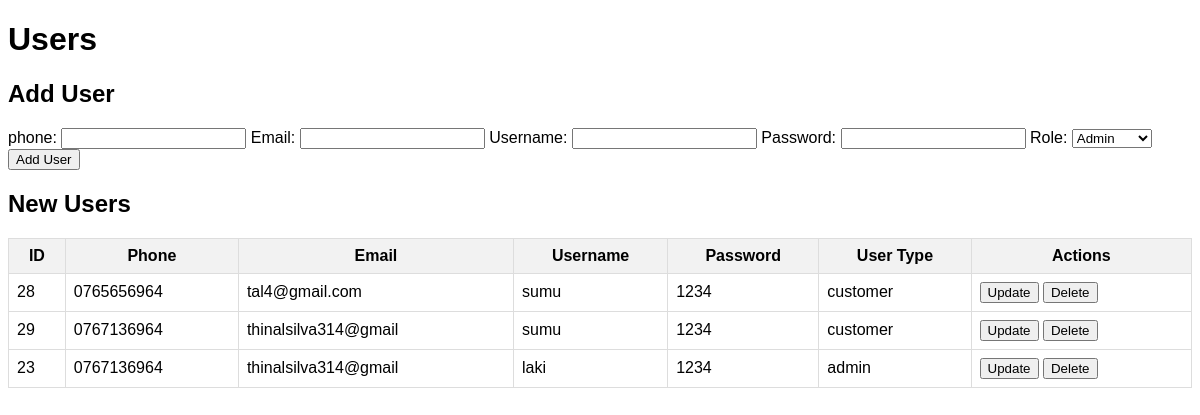
/Admin/user.php, run on the app's committed database.
### tables this page shows
CREATE TABLE IF NOT EXISTS `users` (
  `id` int NOT NULL AUTO_INCREMENT,
  `phone` varchar(15) NOT NULL,
  `email` varchar(20) NOT NULL,
  `username` varchar(10) NOT NULL,
  `password` varchar(12) NOT NULL,
  `role` enum('admin','customer','staff','') NOT NULL,
  PRIMARY KEY (`id`)
);

### Admin/user.php (the view, shortened to what this page needs)
<?php
$conn = mysqli_connect("localhost", "root", "", "the_gallery_cafe");
$result = mysqli_query($conn, "SELECT * FROM users");
?>
<!DOCTYPE html>
<html lang="en">
<head>
</head>
<body>
    <h1>Users</h1>
    <h2>Add User</h2>
    <form method="POST">
        <label for="phone">phone:</label>
        <input type="tel" name="phone" required>
        <label for="email">Email:</label>
        <input type="email" name="email" required>
        <label for="username">Username:</label>
        <input type="text" name="username" required>
        <label for="password">Password:</label>
        <input type="password" name="password" required>
        <label for="role">Role:</label>
        <select id="role" name="role" required>
            <option value="admin">Admin</option>
        </select>
        <button type="submit" name="add_user">Add User</button>
    </form>
    <h2>New Users</h2>
    <table>
        <tr>
            <th>ID</th>
            <th>Phone</th>
            <th>Email</th>
            <th>Username</th>
            <th>Password</th>
            <th>User Type</th>
            <th>Actions</th>
        </tr>
        <?php while ($row = mysqli_fetch_assoc($result)) { ?>
            <tr>
                <td><?php echo $row['id']; ?></td>
                <td><?php echo $row['phone']; ?></td></td>
                <td><?php echo $row['email']; ?></td>
                <td><?php echo $row['username']; ?></td>
                <td><?php echo $row['password']; ?></td>
                <td><?php echo $row['role']; ?></td>
                <td>
                    <form method="POST" style="display:inline;">
                        <button type="submit" name="update_user">Update</button>
                    </form>
                    <form method="POST" style="display:inline;">
                        <button type="submit" name="delete_user">Delete</button>
                    </form>
                </td>
            </tr>
        <?php } ?>
    </table>
</body>
</html>

### Admin/user.php (style rules this page uses)
body { font-family: Arial, sans-serif; }
table { width: 100%; border-collapse: collapse; }
th, td { padding: 8px; border: 1px solid #ddd; }
th { background-color: #f2f2f2; }

### data on the page
users: id "28", phone "0765656964", email "tal4@gmail.com", username "sumu", password "1234", role "customer"
users: id "29", phone "0767136964", email "thinalsilva314@gmail", username "sumu", password "1234", role "customer"
users: id "23", phone "0767136964", email "thinalsilva314@gmail", username "laki", password "1234", role "admin"
